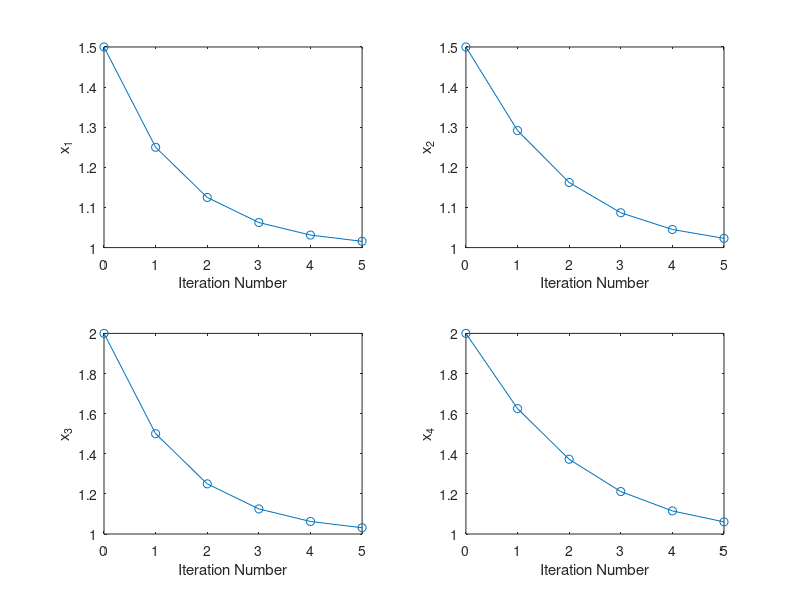
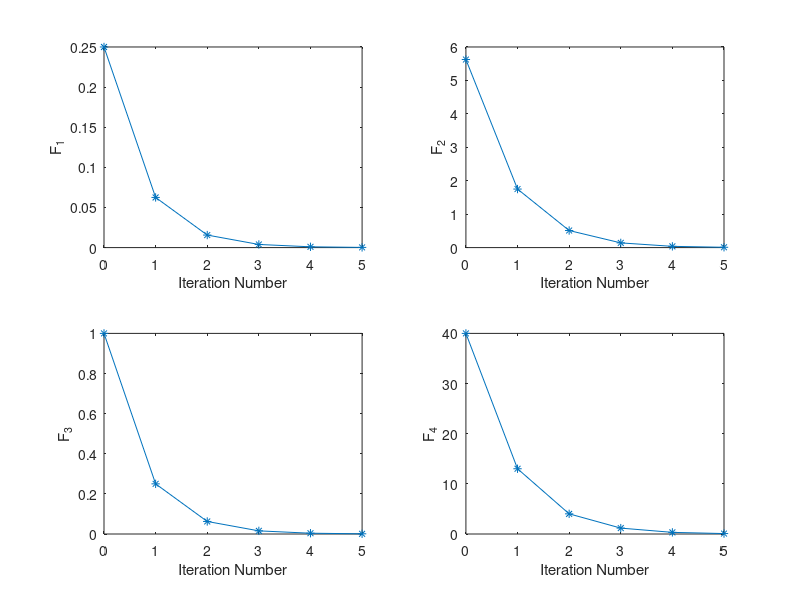
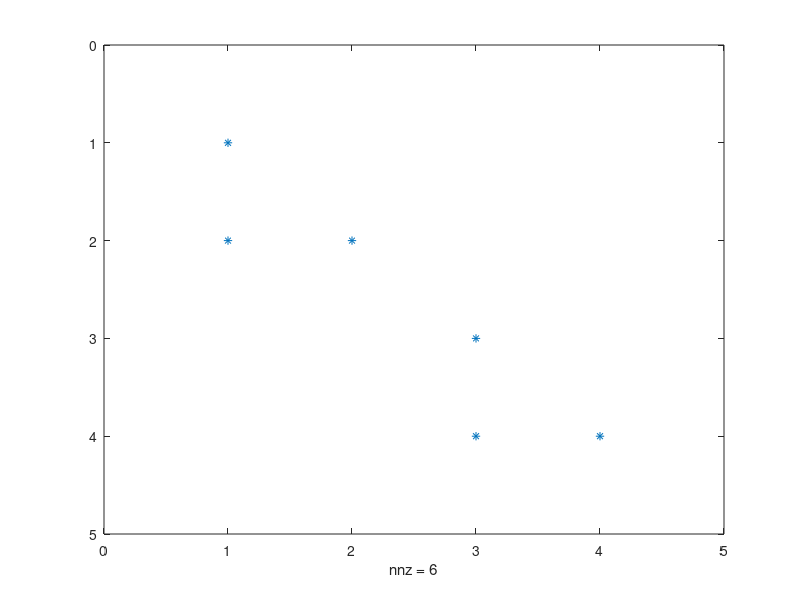
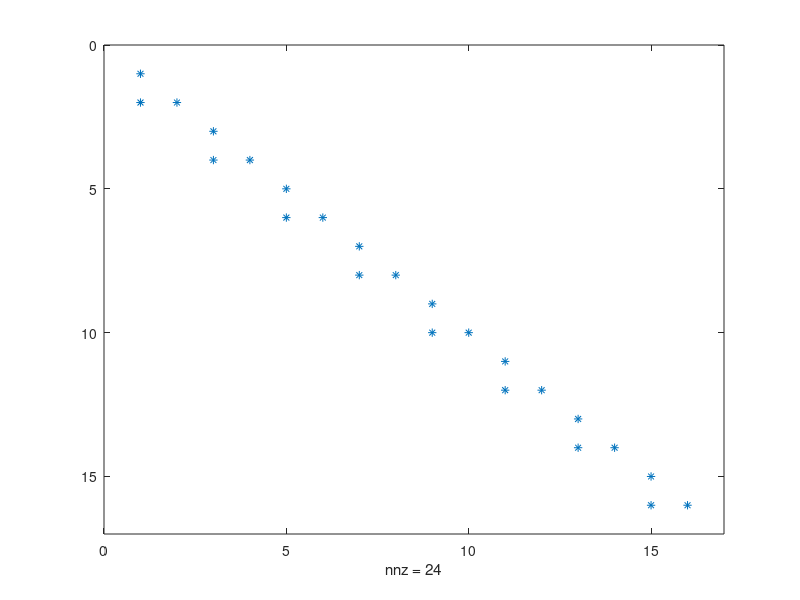

Write MATLAB code to recreate these figures, in order.
function lee_HW2_P3
% Initialize input guesses
x1i=[1.5;1.5;2;2];
x2i=[-1.5;2.1;-1.9;2.1;-1.9;2.1;-1.5;2.1];

% Set tolerances
atol = 1e-8;

% Run newton method
[x1,table1,steps,evals]=newton_solve(x1i,atol);
[x2,table2]=newton_solve(x2i,atol);

% Output converged solution
% Answer should yield a vector of ones in both cases
fprintf('Checks\n')
x1
x2

% Make subplots showing newton convergence
Iter=0:1:5;
figure(1)
for i=1:4
    subplot(2,2,i)
    plot(Iter,steps(i,:),'o-')
    xlabel('Iteration Number')
    ylabel(['x_',num2str(i)])
end

figure(2)
for i=1:4
    subplot(2,2,i)
    plot(Iter,evals(i,:),'*-')
    xlabel('Iteration Number')
    ylabel(['F_',num2str(i)])
end

% Check spartsity 
[F,J] = FunctionEvaluator(x1i);
figure(3)
spy(J)

[F,J] = FunctionEvaluator([x2i;x2i]);
figure(4)
spy(J)

% Run method with sparse representation
% Repeat 5 times to get average CPU time
t_full = 0;
t_sparse = 0;
N_repeat = 5; % number of repetitions

for i=1:N_repeat
    % Do full calculation
    ts1=tic;
    [x1]=newton_solve(x1i,atol);
    t1 = toc(ts1);
    t_full = t_full + t1;
     
    % Repeat sparse calculation
    ts2 = tic;
    [x1_sparse]=newton_solve_sparse(x1i,atol);
    t2 = toc(ts2);
    t_sparse = t_sparse + t2;
end

fprintf('Full Jacobian time = %6.4e\n',t_full/N_repeat)
fprintf('Sparse Jacobian time = %6.4e\n',t_sparse/N_repeat)

% Check that sparse Jacobian yields the same solution
fprintf('Check Sparse Jacobian\n')
x1_sparse

end

function [x_out,table,steps,evals]=newton_solve(x0,atol)
%function [x_out]=newton_solve(x0,atol)
% Function to solve nonlinear equations iteratively using Newton's method
% and an analytically determined Jacobian matrix
% Inputs:
%           x0 = initial guess for the solution routine
%           atol = absolute tolerance of the solver
% Outputs:
%           x_out = final value of x satisfying max(|func(x)|) < abs tol
%           table = a table listing num_iter, norm(f), and norm(x)
%           steps = value of x per iteration
%           eval = function value per iteration

% Set tolerances
tols = atol; 
index = 0;

% We set a maximum number of iterations in order to ensure that the Newton
% solver does not loop indefinitely.
max_iter = 200;

% Take the initial guess
x = x0;
         
while (0==0)
    if (index > max_iter)
           fprintf('Error using the Newton solver. Max iterations reached.\n');
           x_out = x;
           break;
    end
    
    % Evaluate function and the Jacobian
    [f,J]=FunctionEvaluator(x);
    
    % Convergence criterion; function norm
    if (norm(f) <tols)
        x_out = x;
        break
    else
        % Output Newton's method algorithm results if outputs are called
        if nargout>1
           if index == 0
               fprintf('%7s %7s %7s\n','Iter','norm(f)','norm(x)')
           end
           norm_f = norm(f);
           norm_x = norm(x);
           fprintf('%7i %7.3f %7.3f\n',index,norm_f,norm_x)
           table(index+1,:)=[index,norm_f,norm_x];
        end
        if nargout>2 && index<6
           steps(:,index+1)=x;
           evals(:,index+1)=f;
        end
        
        % Update Newton's step
        delx = -J\f;
        x=x+delx; 
        index = index + 1;  


    end

end


end

function [x_out]=newton_solve_sparse(x0,atol)
% Works the same as newton_solve, with only minor changes as noted.
% Inputs:
%           x0 = initial guess for the solution routine
%           atol = absolute tolerance of the solver
% Outputs:
%           x_out = final value of x satisfying max(|func(x)|) < abs tol

% Set tolerances
tols = atol; 

% We set a maximum number of iterations in order to ensure that the Newton
% solver does not loop indefinitely.
max_iter = 200;
index = 0;

% Take the initial guess
x = x0;

% Define odd and even indices
n=length(x0);
odds=[1:2:n];
evens=[2:2:n];

% Initialize Newton's step vector
delx=zeros(n,1);

while (0==0)
    if (index > max_iter)
           fprintf('Error using the Newton solver. Max iterations reached.\n');
           x_out = x;
           break;
    end
    
    % Evaluate function and the Jacobian
    [f,J]=SparseEvaluator(x);
    
    % Convergence criterion; function norm
    if (norm(f) <tols)
        x_out = x;
        break
    else
        % Calculate Newton's step using the sparsity pattern of the Jacobian
        delx(odds)=-f(odds)./J(:,1);
        delx(evens)=(-f(evens)-delx(odds).*J(:,3))./J(:,2);

        % Update Newton's step
        x=x+delx; 
        index = index + 1;     
    end

end



end

function [F,J] = FunctionEvaluator(x)
% Evaluate the vector function and the Jacobian matrix for 
% the system of nonlinear equations derived from the general 
% n-dimensional Rosenbrock function.
% Get the problem size
n = length(x);  
if n == 0, error('Input vector, x, is empty.'); end
if mod(n,2) ~= 0, 
   error('Input vector, x ,must have an even number of components.');
end
% Evaluate the vector function
odds  = 1:2:n;
evens = 2:2:n;
F = zeros(n,1);
C = zeros(n,n); D = zeros(n,n); E=zeros(n,n);
F(odds,1)  = (1-x(odds)).^2;
F(evens,1) = 10.*((x(odds)-x(evens).^2)).^2; 
% Evaluate the Jacobian matrix if nargout > 1 
if nargout > 1
   c = 2.*(x(odds)-1);    C(sub2ind([n,n],odds,odds))=c;
   d = 40.*(x(evens).*(x(evens).^2-x(odds)));  D(sub2ind([n,n],evens,evens))=d;
   e = 20.*(x(odds)-x(evens).^2);    E(sub2ind([n,n],evens,odds))=e;
   J = C + D + E;
end
end

function [F,J] = SparseEvaluator(x)
% Evaluate the vector function and the Jacobian matrix for 
% the system of nonlinear equations derived from the general 
% n-dimensional Rosenbrock function.
% Get the problem size
n = length(x);  
if n == 0, error('Input vector, x, is empty.'); end
if mod(n,2) ~= 0, 
   error('Input vector, x ,must have an even number of components.');
end
% Evaluate the vector function
odds  = 1:2:n;
evens = 2:2:n;
F = zeros(n,1);
%C = zeros(n,n); D = zeros(n,n); E=zeros(n,n);
F(odds,1)  = (1-x(odds)).^2;
F(evens,1) = 10.*((x(odds)-x(evens).^2)).^2; 

% Evaluate the Jacobian matrix if nargout > 1 
% Stores Jacobian as a 3xN/2 matrix with following values
% Column 1: Diagonal values, odd rows
% Column 2: Diagonal values, even rows
% Column 3: Off-diagonal elements, even rows.
if nargout > 1
  J=zeros(n/2,3);
  J(:,1)=-2*(1-x(odds));
  J(:,2)=-40*x(evens).*(x(odds)-x(evens).^2);
  J(:,3)=20*(x(odds)-x(evens).^2);
end
end
